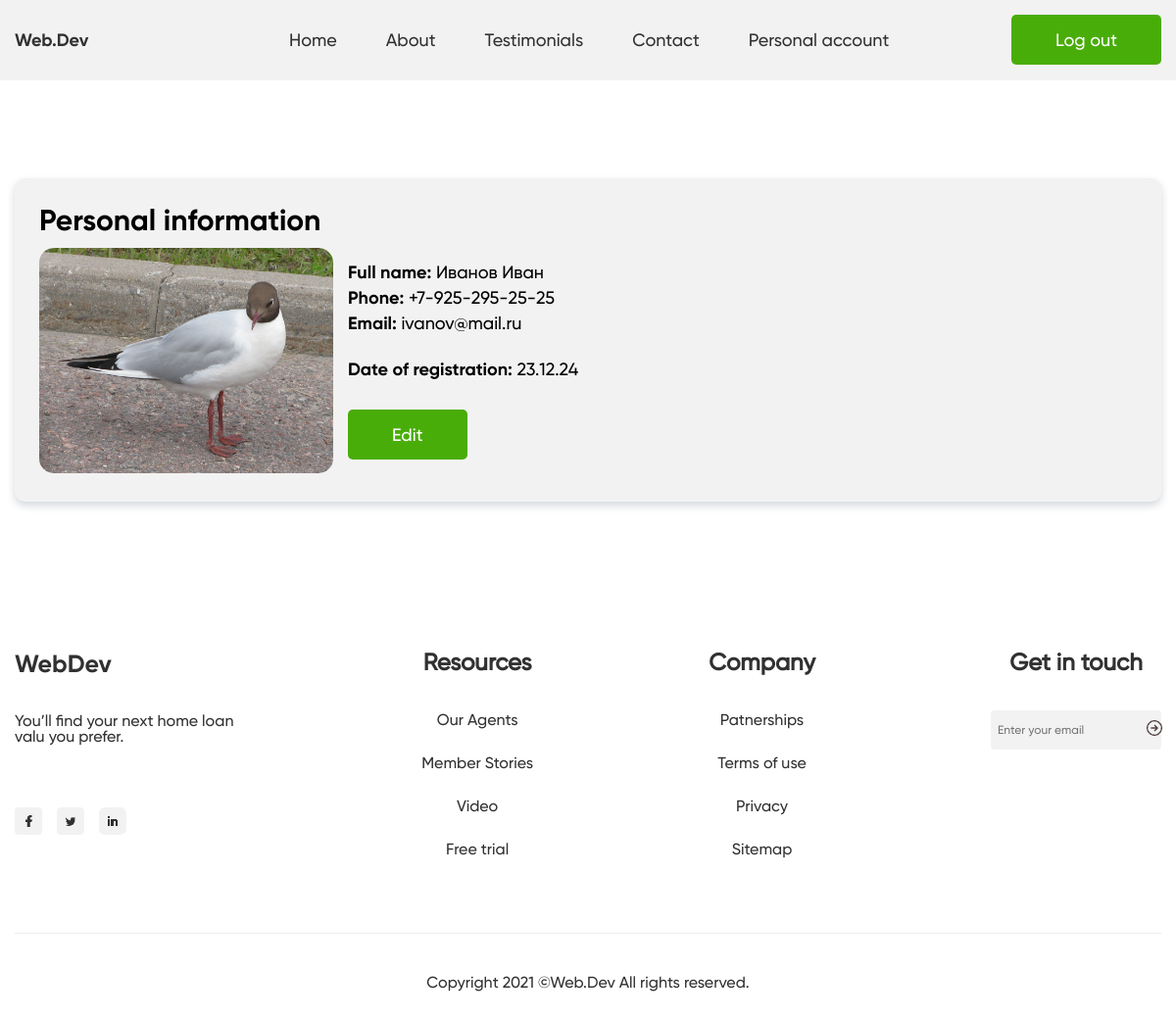
The app's page /account.php (signed in) with its own data.
### tables this page shows
CREATE TABLE `users` (
  `id` int(11) NOT NULL,
  `fullname` varchar(255) NOT NULL,
  `email` varchar(255) NOT NULL,
  `phone` varchar(255) NOT NULL,
  `login` varchar(255) NOT NULL,
  `password` varchar(255) NOT NULL,
  `registration_date` varchar(255) NOT NULL,
  `avatar` varchar(255) NOT NULL,
  `role_id` int(11) NOT NULL DEFAULT 1
);

### account.php (the view)
<?php
include 'assets/components/header.php';
$user = $mysqli->query("SELECT * FROM `users` WHERE `id` = '{$_SESSION['user']['id']}'");
foreach ($user as $key => $value) {
}
?>
<form class="personal-account" action="account_edit.php" method="GET">
    <div class="personal-account-container">
        <div class="personal-account__personal-information">
            <p>Personal information</p>
            <div class="personal-account-info-all">
                <div class="personal-account__personal-information--avatar">
                    <img src="assets/img/uploads/<?= $value['avatar'] ?>" alt="avatar">
                </div>
                <div class="personal-account__personal-information--info">
                    <p><span>Full name:</span> <?= $value['fullname'] ?>
                    </p>
                    <p><span>Phone:</span> <?= $value['phone'] ?>
                    </p>
                    <p><span>Email:</span> <?= $value['email'] ?>
                    </p>
                    <br>
                    <p><span>Date of registration:</span> <?= $_SESSION['user']['reg_date'] ?>
                    </p>
                    <button class="button account-update-btn">Edit</button>
                </div>
            </div>
        </div>
    </div>
</form>
<?php include 'assets/components/footer.php' ?>

### assets/css/style.css (style rules this page uses)
* { box-sizing: border-box; padding: 0; margin: 0; text-decoration: none; list-style: none; scroll-behavior: smooth; }
.button { border: none; cursor: pointer; color: rgb(255, 255, 255); font-family: Gilroy-Medium; font-size: 18px; font-weight: 400; line-height: -1px; letter-spacing: 0%; text-align: left; border-radius: 5px; background: rgb(73, 173, 9); padding: 15px 45px; transition: 0.5s; }
.personal-account { margin-bottom: 150px; }
.personal-account-container { max-width: 1170px; margin: 0 auto; background-color: #F2F2F2; box-shadow: 0px 4px 8px 0px rgba(34, 60, 80, 0.2); border-radius: 10px; padding: 25px; }
.personal-account-info-all { display: flex; gap: 15px; }
.personal-account__personal-information { display: flex; flex-direction: column; gap: 10px; }
.personal-account__personal-information>p { font-family: 'gilroy-bold'; font-size: 30px; }
.personal-account__personal-information--avatar img, .personal-account__personal-information--avatar { width: 300px; border-radius: 15px; }
.account-update-btn { margin-top: 30px; }
.personal-account__personal-information--info { font-family: 'gilroy-medium'; font-size: 18px; margin-top: 10px; }
.personal-account__personal-information--info p { margin-top: 4px; }
.personal-account__personal-information--info p span { font-family: 'gilroy-bold'; }
.admin-panel__title p, .personal-account, .sign-up { margin-top: 100px; }

### records on screen
users: avatar (picture), fullname "Иванов Иван", phone "+7-925-295-25-25", email "ivanov@mail.ru"

### other values on screen
$_SESSION['user']['reg_date'] "23.12.24"
